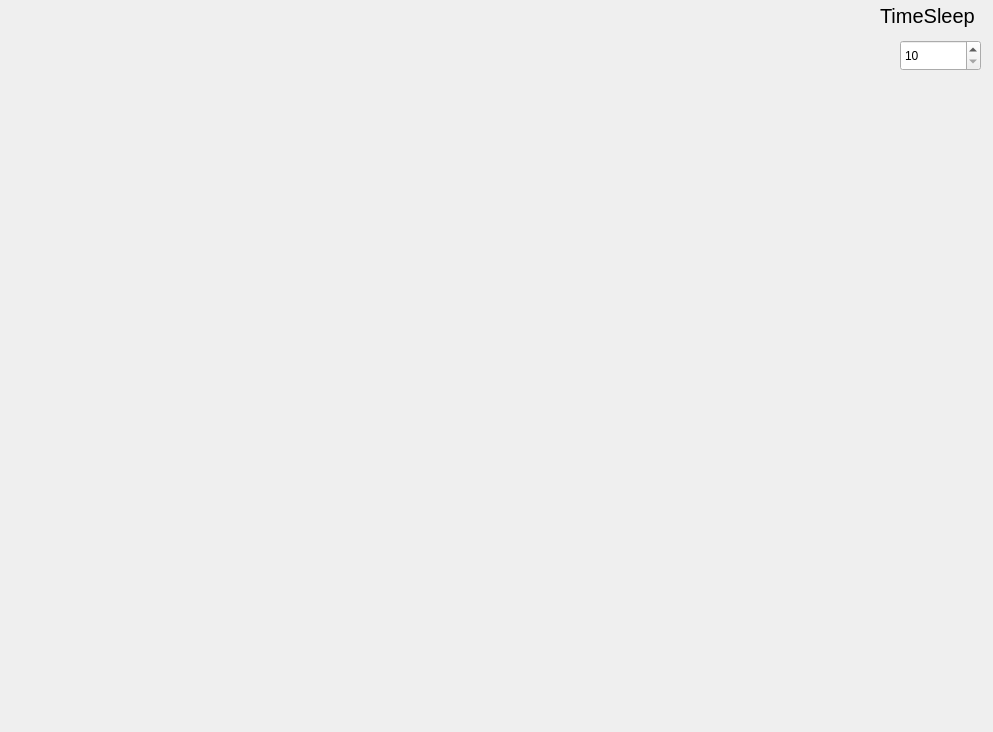
<?xml version="1.0" encoding="UTF-8"?>
<ui version="4.0">
 <class>Question_3_5</class>
 <widget class="QDialog" name="Question_3_5">
  <property name="geometry">
   <rect>
    <x>0</x>
    <y>0</y>
    <width>993</width>
    <height>732</height>
   </rect>
  </property>
  <property name="tabletTracking">
   <bool>true</bool>
  </property>
  <property name="acceptDrops">
   <bool>true</bool>
  </property>
  <property name="windowTitle">
   <string>Dialog</string>
  </property>
  <widget class="QLabel" name="label">
   <property name="geometry">
    <rect>
     <x>880</x>
     <y>0</y>
     <width>101</width>
     <height>31</height>
    </rect>
   </property>
   <property name="font">
    <font>
     <pointsize>15</pointsize>
    </font>
   </property>
   <property name="text">
    <string>TimeSleep</string>
   </property>
  </widget>
  <widget class="QSpinBox" name="spinBox">
   <property name="geometry">
    <rect>
     <x>900</x>
     <y>40</y>
     <width>81</width>
     <height>31</height>
    </rect>
   </property>
   <property name="minimum">
    <number>10</number>
   </property>
   <property name="maximum">
    <number>200</number>
   </property>
  </widget>
 </widget>
 <resources/>
 <connections/>
</ui>
